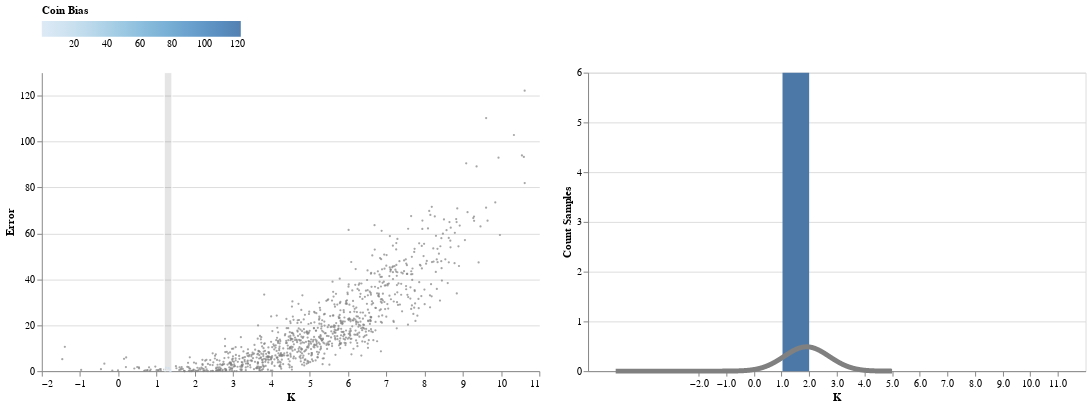

The cell this chart's notebook holds for it:
### Code cell
points = dfn |> vl"""
{
"hconcat" : [
  {

    "view":{"stroke" : null},
    "layer": [{

    
    "selection": {
      "brush": {"type": "interval","encodings": ["x"],"init":{"x": [1.2, 1.4]}}
    },
    "view":{"stroke" : null},
    "width": 500,
    "height": 300,
    "mark": {"type": "circle"},
    "encoding": {
        "x": {"field": "Theta", "type": "quantitative","axis": {"grid":false, "title":"K"}},
        "y": {"field": "Error", "type":"quantitative"},
        "size":{"value":5},
        "color": {
              "condition": {"selection": "brush", "field": "Error", "type": "quantitative","title":"Coin Bias",
              "legend": {"orient": "top", "title": "Coin Bias"}
                            },
              "value": "grey"
            }
        }
}]},
  {
    "layer":[{
    "transform": [
      {"filter": {"selection": "brush"}}
    ],
    "width": 500,
    "height": 300,
    "mark": "bar",
    "encoding": {
    "x": {
        "bin":{"maxbins":20},
        "field": "Theta",
        "type": "quantitative"
    },
    "y": {
        "aggregate": "count",
        "type": "quantitative",
        "title": "Count Samples"
      }
    }},
    {
    "mark": {"type": "line"},
    "encoding": {
        "x": {"field": "Grid", "type": "quantitative","axis": {"grid":false, "title":"K"}},
        "y": {"field": "Real", "type":"quantitative"},
        "size":{"value":5},
        "color": {
              "value": "grey"
                }
            }
        }
    ]
}]
}
"""

### Figure 1 — Vega-Lite specification as saved in the notebook (floating-point values rounded to 4 significant figures; data arrays with more than 128 entries replaced by an {"elided": "..."} marker saying what was removed)
{"data": {"values": {"elided": "1000 records"}}, "hconcat": [{"layer": [{"encoding": {"color": {"condition": {"field": "Error", "legend": {"orient": "top", "title": "Coin Bias"}, "selection": "brush", "title": "Coin Bias", "type": "quantitative"}, "value": "grey"}, "size": {"value": 5}, "x": {"axis": {"grid": false, "title": "K"}, "field": "Theta", "type": "quantitative"}, "y": {"field": "Error", "type": "quantitative"}}, "height": 300, "mark": {"type": "circle"}, "selection": {"brush": {"encodings": ["x"], "init": {"x": [1.2, 1.4]}, "type": "interval"}}, "view": {"stroke": null}, "width": 500}], "view": {"stroke": null}}, {"layer": [{"encoding": {"x": {"bin": {"maxbins": 20}, "field": "Theta", "type": "quantitative"}, "y": {"aggregate": "count", "title": "Count Samples", "type": "quantitative"}}, "height": 300, "mark": "bar", "transform": [{"filter": {"selection": "brush"}}], "width": 500}, {"encoding": {"color": {"value": "grey"}, "size": {"value": 5}, "x": {"axis": {"grid": false, "title": "K"}, "field": "Grid", "type": "quantitative"}, "y": {"field": "Real", "type": "quantitative"}}, "mark": {"type": "line"}}]}]}
